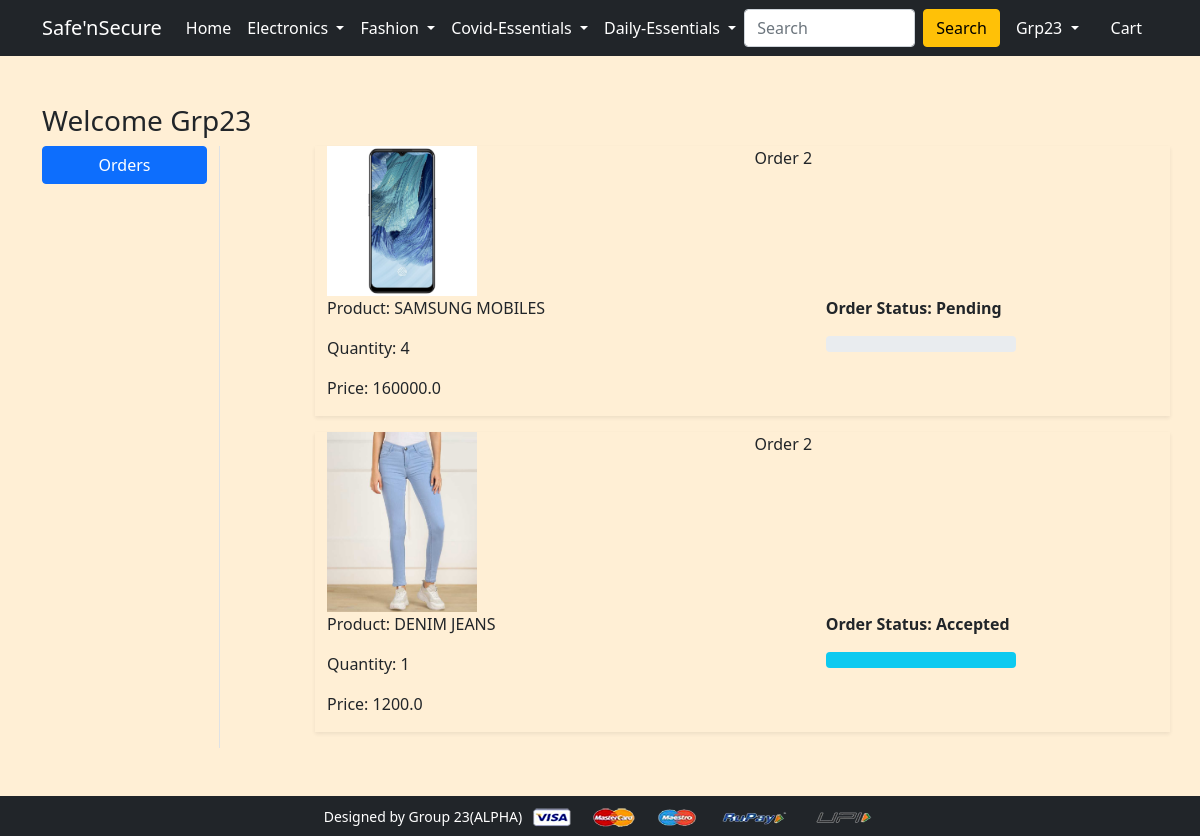
/orders/ (signed in), run on the app's committed database.
### app/models.py (models this page shows, shortened)
class OrderPlaced(models.Model):
    user = models.ForeignKey(User, on_delete=models.CASCADE)
    product = models.ForeignKey(Product, on_delete=models.CASCADE)
    customer = models.ForeignKey(Customer,on_delete=models.CASCADE)
    quantity = models.PositiveIntegerField(default=1)
    ordered_date = models.DateTimeField(auto_now_add=True)
    status = models.CharField(max_length=50,choices=STATUS_CHOICES,default='Pending')
    @property
    def total_cost(self):
        return self.quantity * self.product.discounted_price

class Product(models.Model):
    title = models.CharField(max_length=100)
    selling_price = models.FloatField()
    discounted_price = models.FloatField()
    description = models.TextField()
    brand = models.CharField(max_length=100)
    category = models.CharField(choices=CATEGORY_CHOICES,max_length=2)
    product_image = models.ImageField(upload_to="productimg")
    pincode_of_shop = models.CharField(max_length=10)
    address=models.TextField(default ="")
    shop_name= models.CharField(max_length=100,default="")

### app/views.py (the view)
# urls.py: path('orders/', views.orders, name='orders'),
@login_required()
def orders(request):
    op = OrderPlaced.objects.filter(user=request.user)
    return render(request, 'app/orders.html',{'order_placed':op})

### app/templates/app/orders.html (shortened to what this page needs)
{% extends 'app/base.html' %}
{% load static %}
{% block main-content %}
<div class="container my-5">
 <div class="row">
 <h3>Welcome <span class="text-capitalize">{{request.user}}</span></h3>
  <div class="col-sm-2 border-end">
   <ul class="list-unstyled">
    <li class="d-grid"><a href="{% url 'orders' %}" class="btn btn-primary">Orders</a></li>
   </ul>
  </div>
  <div class="col-sm-9 offset-sm-1">
   {% for op in order_placed %}
   <div class="row shadow-sm mb-3">
    <div class="col-sm-6"><img src="{{op.product.product_image.url}}" alt=""srcset="" class="img-fluid" height="150" width="150"></div>
    <div class="col-sm-6">Order 2</div>
    <div class="col-sm-7">
     <p>Product: {{op.product.title}}</p>
     <p>Quantity: {{op.quantity}}</p>
     <p>Price: {{op.total_cost}}</p>
    </div>
    <div class="col-sm-3 fw-bold">
     <p>Order Status: {{op.status}}</p>
     {% if op.status == 'Pending' %}
     <div class="progress">
      </div>
      {% endif %}
      {% if op.status == 'Accepted' %}
      <div class="progress">
       <div class="progress-bar bg-info" role="progressbar" style="width: 100%" aria-valuenow="100" aria-valuemin="0" aria-valuemax="100">
      </div></div>
       {% endif %}
    </div>
   </div>
   {% endfor %}
  </div>
 </div>
</div>
{% endblock main-content %}

### app/templates/app/base.html (shortened to what this page needs)
<!doctype html>
{% load static %}
<html lang="en">
  <head>
    <link href="https://cdn.jsdelivr.net/npm/bootstrap@5.0.0-beta1/dist/css/bootstrap.min.css" rel="stylesheet">
    <link rel="stylesheet" href="{% static 'app/css/owl.carousel.min.css' %}">
    <link rel="stylesheet" href="{% static 'app/css/all.min.css' %}">
    <link rel="stylesheet" href="{% static 'app/css/style.css' %}">
  </head>
  <body>
    <nav class="navbar navbar-dark bg-dark navbar-expand-lg">
    <div class="container">
       <a class="navbar-brand" href="/">Safe'nSecure</a>
       <div class="collapse navbar-collapse" id="navbarSupportedContent">
         <ul class="navbar-nav me-auto mb-2 mb-lg-0">
           <li class="nav-item">
             <a class="nav-link active" aria-current="page" href="/">Home</a>
           </li>
           <li class="nav-item dropdown">
             <a class="nav-link dropdown-toggle text-white" id="electronicsDropdown" role="button" data-bs-toggle="dropdown" aria-expanded="false">
               Electronics
             </a>
           </li>
           <li class="nav-item dropdown">
             <a class="nav-link dropdown-toggle text-white" id="fashionDropdown" role="button" data-bs-toggle="dropdown" aria-expanded="false">
               Fashion
             </a>
           </li>
             <li class="nav-item dropdown">
             <a class="nav-link dropdown-toggle text-white" id="fashionDropdown" role="button" data-bs-toggle="dropdown" aria-expanded="false">
               Covid-Essentials
             </a>
           </li>
             <li class="nav-item dropdown">
             <a class="nav-link dropdown-toggle text-white" id="fashionDropdown" role="button" data-bs-toggle="dropdown" aria-expanded="false">
               Daily-Essentials
             </a>
           </li>
         </ul>
         <form class="d-flex" action="{% url 'searchbar' %}" method="get">
           <input class="form-control me-2" type="text" placeholder="Search" aria-label="Search" name="search">
           <button class="btn btn-warning" type="submit">Search</button>
         </form>
         <div>
          <ul class="navbar-nav me-auto mb-2 mb-lg-0">
              {% if request.user.is_authenticated %}
           <li class="nav-item dropdown mx-2">
              <a class="nav-link dropdown-toggle text-white" id="profileDropdown" role="button" data-bs-toggle="dropdown" aria-expanded="false">
                  {{request.user.username|capfirst}}
              </a>
            </li>
            <li class="nav-item mx-2">
             <a href="{% url 'showcart' %}" class="nav-link text-white"> Cart </a>
            </li>
              {% endif %}
          </ul>
         </div>
       </div>
     </div>
    </nav>
    {% block main-content %} {% endblock main-content %}
    <footer class="container-fluid bg-dark text-center p-2 mt-5">
        <small class="text-white">Designed by Group 23(ALPHA)</small>
        <img src="{% static 'app/images/payment.png' %}" alt="" srcset="" class="img-fluid" height="2px">
    </footer>
  </body>
</html>

### app/templates/app/base.html (style rules this page uses)
body { background-color:#ffefd5; }

### data on the page
OrderPlaced: product.product_image (picture), product "SAMSUNG MOBILES", quantity "4", total_cost "160000.0", status "Pending"
OrderPlaced: product.product_image (picture), product "DENIM JEANS", quantity "1", total_cost "1200.0", status "Accepted"

### other printed values
{{ request.user.username|capfirst }} "Grp23"
{{ request.user }} "Grp23"
